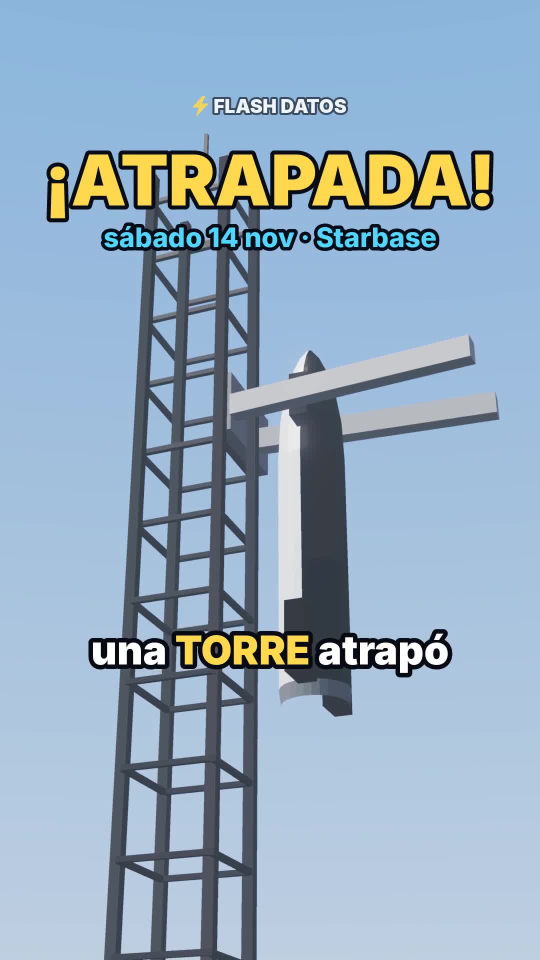
#> input picture videos/36-starship-v4/portada.jpg, 1080 x 1920 px (shown at 1/2 size); its folder holds only this picture in this run
$ python -i escena.py   (imports and definitions only)
#> lines starting #> are read from the running program, lines starting #| are printed output that depends on the picture
### motor/noise.py
import numpy as np
rng = np.random.default_rng(7)
PERM = rng.permutation(256)
P = np.concatenate([PERM, PERM]).astype(np.int64)
VALS = rng.random(256)


def _hash(ix, iy, iz):
    return VALS[P[P[P[ix & 255] + (iy & 255)] + (iz & 255)]]


def vnoise(x, y, z):
    xi, yi, zi = np.floor(x).astype(np.int64), np.floor(y).astype(np.int64), np.floor(z).astype(np.int64)
    xf, yf, zf = x - xi, y - yi, z - zi
    u, v, w = xf * xf * (3 - 2 * xf), yf * yf * (3 - 2 * yf), zf * zf * (3 - 2 * zf)
    c000 = _hash(xi, yi, zi); c100 = _hash(xi + 1, yi, zi)
    c010 = _hash(xi, yi + 1, zi); c110 = _hash(xi + 1, yi + 1, zi)
    c001 = _hash(xi, yi, zi + 1); c101 = _hash(xi + 1, yi, zi + 1)
    c011 = _hash(xi, yi + 1, zi + 1); c111 = _hash(xi + 1, yi + 1, zi + 1)
    x00 = c000 + u * (c100 - c000); x10 = c010 + u * (c110 - c010)
    x01 = c001 + u * (c101 - c001); x11 = c011 + u * (c111 - c011)
    y0 = x00 + v * (x10 - x00); y1 = x01 + v * (x11 - x01)
    return y0 + w * (y1 - y0)


def fbm(x, y, z, octaves=5, lac=2.0, gain=0.5, seed=0.0):
#> called with octaves = 5, lac = 2, gain = 0.5, seed = 21
    tot, amp, norm, f = 0.0, 1.0, 0.0, 1.0
    for o in range(octaves):
        off = seed * 17.31 + o * 31.7
        tot = tot + amp * vnoise(x * f + off, y * f - off * 0.7, z * f + off * 1.3)
        norm += amp; amp *= gain; f *= lac
    return tot / norm


def smooth(a, b, x):
    t = np.clip((x - a) / (b - a), 0, 1)
    return t * t * (3 - 2 * t)


def mix(a, b, t):
    t = t[..., None]
    return np.asarray(a) * (1 - t) + np.asarray(b) * t

### videos/36-starship-v4/escena.py
"""Flash Datos · video 36: Starship V4, la nave más grande del mundo va a crecer (anuncio de Musk, 15 nov 2026).

Escena nueva: la nave atrapada en los brazos de la torre que se estira; la nave actual con regla de 52 m;
la actual y la V4 lado a lado mientras la V4 crece a 70 m; la V4 junto a un edificio de 23 pisos y el
propulsor que aparece debajo; vista desde abajo con 6 motores que pasan a 9 y se encienden; las dos naves
en órbita con los tanques llenándose; vuelos de recarga a un depósito en órbita y salida hacia la Luna; y
la torre al atardecer con las dos naves. Base técnica: mallas y partículas de los videos 30 y 34.

Uso:
  python3 escena.py test 1 5 12 ...       -> PNG de prueba en frames_test/
  python3 escena.py chunk <ini> <fin> <out>
  python3 escena.py info
"""
import json, math, os, subprocess, sys
import numpy as np
from PIL import Image, ImageDraw, ImageFont
from scipy.ndimage import gaussian_filter, zoom as ndzoom

BASE = os.path.dirname(os.path.abspath(__file__))
sys.path.insert(0, BASE)
from noise import fbm

W, H, FPS = 1080, 1920, 30
TY = math.tan(math.radians(20)); TX = TY * W / H
PIX = 2 * TY / H

xs = ((np.arange(W) + 0.5) / W * 2 - 1) * TX
ys = (1 - (np.arange(H) + 0.5) / H * 2) * TY
DX, DY = np.meshgrid(xs, ys)
NRM = np.sqrt(DX * DX + DY * DY + 1)
DIRS = np.stack([DX / NRM, DY / NRM, -1 / NRM], axis=-1).astype(np.float64)

# [1 line not run here, left out]


def lin(c):
    return np.asarray(c, dtype=np.float32) ** 2.2


def smooth(a, b, x):
    t = np.clip((x - a) / (b - a), 0, 1)
    return t * t * (3 - 2 * t)


def ease(s):
    s = min(max(s, 0.0), 1.0)
    return s * s * s * (s * (6 * s - 15) + 10)


def ease_out(s):
    s = min(max(s, 0.0), 1.0)
    return 1 - (1 - s) ** 3


def lerp(a, b, s):
    return np.asarray(a, float) * (1 - s) + np.asarray(b, float) * s


# [24 lines left out: functions sample, rot_y, rot_x, not called in this run]


def latlon(v):
    return np.arcsin(np.clip(v[..., 1], -1, 1)), np.arctan2(v[..., 0], v[..., 2])


# [1 line not run here, left out]
# [1 line that did not run here, left out]


# ---------------- fondo ----------------
def make_background():
    rng = np.random.default_rng(9)
    bg = np.zeros((H, W, 3), np.float32)
    n = 1700
    x = rng.integers(0, W, n); y = rng.integers(0, H, n)
    inten = 0.02 + 0.45 * rng.random(n) ** 7
    tint = rng.random(n)
    col = np.stack([0.80 + 0.2 * tint, 0.86 + 0.06 * tint, 1.0 - 0.25 * tint], -1)
    np.add.at(bg, (y, x), col * inten[:, None])
    bg = gaussian_filter(bg, (0.6, 0.6, 0))
    big = np.zeros_like(bg)
    m = 40
    bx = rng.integers(0, W, m); by = rng.integers(0, H, m)
    np.add.at(big, (by, bx), np.array([1.0, 0.95, 0.9]) * (1.5 + 3 * rng.random(m))[:, None])
    bg += gaussian_filter(big, (1.3, 1.3, 0))
    gy, gx = np.mgrid[0:120, 0:68] / 40.0
    neb = fbm(gx, gy, np.full_like(gx, 2.3), 5, seed=21)
    neb = ndzoom(neb, (H / 120, W / 68), order=1)
    neb = np.clip((neb - 0.45) * 2.2, 0, 1) ** 1.6
    bg += neb[..., None] * np.array([0.012, 0.016, 0.045], np.float32)
    return bg


BG = make_background()


# ---------------- cámara ----------------
class Cam:
    # [7 lines left out: function __init__, not called in this run]

    def dirs(self, y0, y1, x0, x1):
        d = DIRS[y0:y1, x0:x1]
        return d[..., 0:1] * self.r + d[..., 1:2] * self.u + (-d[..., 2:3]) * self.f

    # [83 lines left out: functions proj, draw_earth, splat, not called in this run]


def bloom(img):
    small = img[::4, ::4]
    br = np.clip(small - 0.85, 0, None)
    g = gaussian_filter(br, (5, 5, 0)) * 0.55 + gaussian_filter(br, (22, 22, 0)) * 0.8 + gaussian_filter(br, (60, 60, 0)) * 0.45
    return img + ndzoom(g, (4, 4, 1), order=1)[:H, :W]


# [14 lines left out: functions tonemap, box_faces, not called in this run]


def rotm(yaw, pitch=0.0, roll=0.0):
    cy, sy = math.cos(yaw), math.sin(yaw); cp, sp = math.cos(pitch), math.sin(pitch); cr, sr = math.cos(roll), math.sin(roll)
    Ry = np.array([[cy, 0, sy], [0, 1, 0], [-sy, 0, cy]])
    Rx = np.array([[1, 0, 0], [0, cp, -sp], [0, sp, cp]])
    Rz = np.array([[cr, -sr, 0], [sr, cr, 0], [0, 0, 1]])
    return Ry @ Rx @ Rz


# [20 lines left out: function draw_boxes, not called in this run]


# ---------------- línea de tiempo ----------------
# [1 line not run here, left out]
# [1 line that did not run here, left out]
# [1 line that did not run here, left out]
# [1 line that did not run here, left out]
# [1 line that did not run here, left out]
# [1 line that did not run here, left out]
SPLIT = lambda k, f: S0[k] + (S1[k] - S0[k]) * f
# [1 line that did not run here, left out]
RE_KM = 6371.0
FD = os.path.join(BASE, "fonts", "")
_fc = {}


# [5 lines left out: function font, not called in this run]


YELLOW = (255, 216, 77); CYAN = (79, 216, 255); WHITE = (255, 255, 255); RED = (255, 90, 70); ORANGE = (255, 160, 70)
HL_WORDS = set()


# [15 lines left out: function groups_for_part, not called in this run]


CAPS = []
# [6 lines not run here, left out]


def is_hl(w):
    core = w.strip(".,:…?¿!¡()").lower()
    return any(ch.isdigit() for ch in core) or core in HL_WORDS or (core.isupper() and len(core) > 2) or w.strip(".,:…?¿!¡()").isupper()


# [28 lines left out: functions draw_caption, fade, not called in this run]


def txt(d, xy, s, size, col, A, fn="Inter-Black.otf", sw=8, anchor="mm"):
    d.text(xy, s, font=font(fn, size), fill=col + (A,), anchor=anchor, stroke_width=sw, stroke_fill=(8, 10, 20, A))


# [13 lines left out: function draw_label, not called in this run]


def bolt(cx, cy, s):
    pts = [(0.58, 0.0), (0.12, 0.56), (0.44, 0.56), (0.30, 1.0), (0.88, 0.38), (0.55, 0.38), (0.74, 0.0)]
    return [(cx + (px - 0.5) * s, cy + (py - 0.5) * s) for px, py in pts]


# [77 lines left out: functions draw_watermark, marker, draw_endcard, flash_alpha, impact_flash, glow and 1 more, not called in this run]


# ================= mundo: cielo, suelo y mar (a media resolución) =================
H2, W2 = H // 2, W // 2
DIRS2 = DIRS[::2, ::2]
_gy, _gx = np.mgrid[0:256, 0:256] / 256.0
GTEX = fbm(_gx * 8, _gy * 8, np.full_like(_gx, 0.3), 5, seed=5).astype(np.float32)
GTEX2 = fbm(_gx * 40, _gy * 40, np.full_like(_gx, 1.7), 3, seed=9).astype(np.float32)

LIGHTS = {
    "dusk": dict(L=(-0.86, 0.15, -0.30), sun=(2.4, 1.40, 0.75), hor=(0.80, 0.34, 0.13), zen=(0.025, 0.045, 0.15),
                 amb=(0.20, 0.17, 0.22), sand=(0.50, 0.36, 0.24), sea=(0.03, 0.05, 0.10), fog=(0.95, 0.52, 0.30)),
    "day": dict(L=(-0.45, 0.78, 0.45), sun=(2.5, 2.35, 2.15), hor=(0.62, 0.76, 0.92), zen=(0.13, 0.28, 0.70),
                amb=(0.22, 0.27, 0.36), sand=(0.62, 0.52, 0.38), sea=(0.04, 0.12, 0.22), fog=(0.66, 0.78, 0.92)),
    "gulf": dict(L=(-0.80, 0.12, -0.45), sun=(2.4, 1.30, 0.70), hor=(0.62, 0.30, 0.14), zen=(0.03, 0.05, 0.16),
                 amb=(0.18, 0.15, 0.20), sand=(0.50, 0.36, 0.24), sea=(0.02, 0.04, 0.08), fog=(0.70, 0.40, 0.25)),
    "space": dict(L=(-0.62, 0.40, 0.68), sun=(2.4, 2.3, 2.15), amb=(0.03, 0.035, 0.05)),
}


def unit(v):
    v = np.asarray(v, float); return v / np.linalg.norm(v)


# [36 lines left out: function draw_world, not called in this run]


# ================= mallas (polígonos sombreados) =================
STEEL = (0.72, 0.73, 0.76); STEEL_D = (0.38, 0.39, 0.42); TILE = (0.035, 0.035, 0.04); TOWER = (0.17, 0.17, 0.19)
ARM = (0.55, 0.56, 0.58)


def F(verts, n, col, spec=0.0, emit=None):
    return (np.asarray(verts, float), np.asarray(n, float), col, spec, emit)


# [29 lines left out: functions cyl, boxf, axis_R, not called in this run]


RB_, HB, HS = 4.5, 71.0, 52.0


# [240 lines left out: functions booster, ship, tower, arms, launch_mount, draw_faces and 9 more, not called in this run]


# --- línea de tiempo ---
FIRST = ["gancho", "hoy", "v4", "edificio", "motores", "combustible", "luna", "cierre"]
# [1 line that did not run here, left out]
# [1 line that did not run here, left out]
TGROW0, TGROW1 = 4.25, 6.6            # la nave se estira en el gancho
# [1 line that did not run here, left out]
TDOWN = 22.85                         # "…y es solo la parte de arriba"
TADD = 27.75                          # se agregan 3 Raptor de vacío
TPLAN = 44.75                         # "Pero si se cumple…"


# [6 lines left out: function scene, not called in this run]


def t0_of(name):
    return dict(SHOTS)[name]


def t1_of(name):
    i = [a for a, _ in SHOTS].index(name)
    return SHOTS[i + 1][1] if i + 1 < len(SHOTS) else END


def U(t, name):
    a, b = t0_of(name), t1_of(name)
    return min(max((t - a) / (b - a), 0.0), 1.0)


def grow_L(t):
    return 52.0 + 18.0 * ease((t - TGROW0) / (TGROW1 - TGROW0))


V4L = lambda t: 52.0 + 18.0 * ease((t - TV4[0]) / (TV4[1] - TV4[0]))
RFLIP = rotm(math.pi)               # panza (losetas negras) hacia +x


# 1 · gancho: la nave en los brazos de la torre… y se estira
# [117 lines left out: functions sc_gancho, sc_hoy, sc_v4, sc_edificio, sc_motores, sc_combustible, not called in this run]


# 7 · luna: vuelos de recarga que suben a un depósito en órbita; con la V4 hacen falta menos
MOON_C = np.array([1382.0, 8771.0, -12235.0])
DEPOT_R = RE_KM + 2600.0


# [21 lines left out: functions sc_luna, sc_cierre, not called in this run]


SCENES = {"gancho": sc_gancho, "hoy": sc_hoy, "v4": sc_v4, "edificio": sc_edificio, "motores": sc_motores,
          "combustible": sc_combustible, "luna": sc_luna, "cierre": sc_cierre}
MODES = {"motores": "space", "combustible": "space", "luna": "space", "cierre": "dusk"}


# [8 lines left out: function visible, not called in this run]


def pt(cam, P):
    x, y, z = cam.proj(P)
    return float(x[0]), float(y[0]), float(z[0])


# [176 lines left out: functions poly3d, ruler, overlays, render, not called in this run]

# [21 lines not run here, left out]

>>> import cv2
>>> picture = cv2.imread('portada.jpg', cv2.IMREAD_GRAYSCALE)
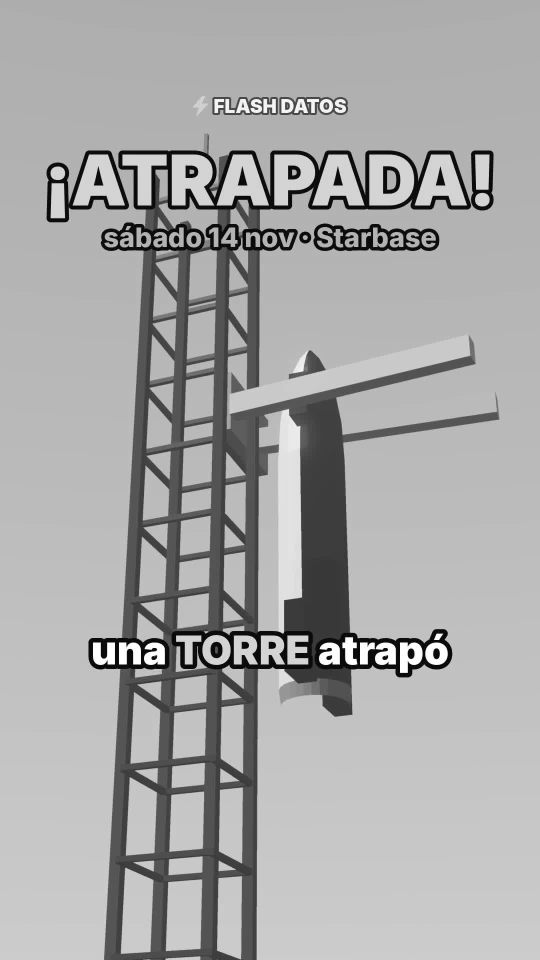
#> picture: shape (1920, 1080) (shown at 1/2 size); min 0, max 255, mean 167.5
>>> result = bloom(picture)
#> in bloom, `small = img[::4, ::4]`:
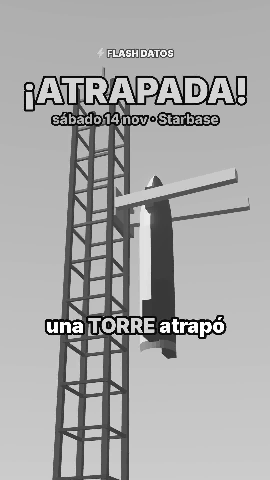
#> small: shape (480, 270); min 0, max 255, mean 167.5
#> (the run stopped early here; a loop or call above may not have finished)
